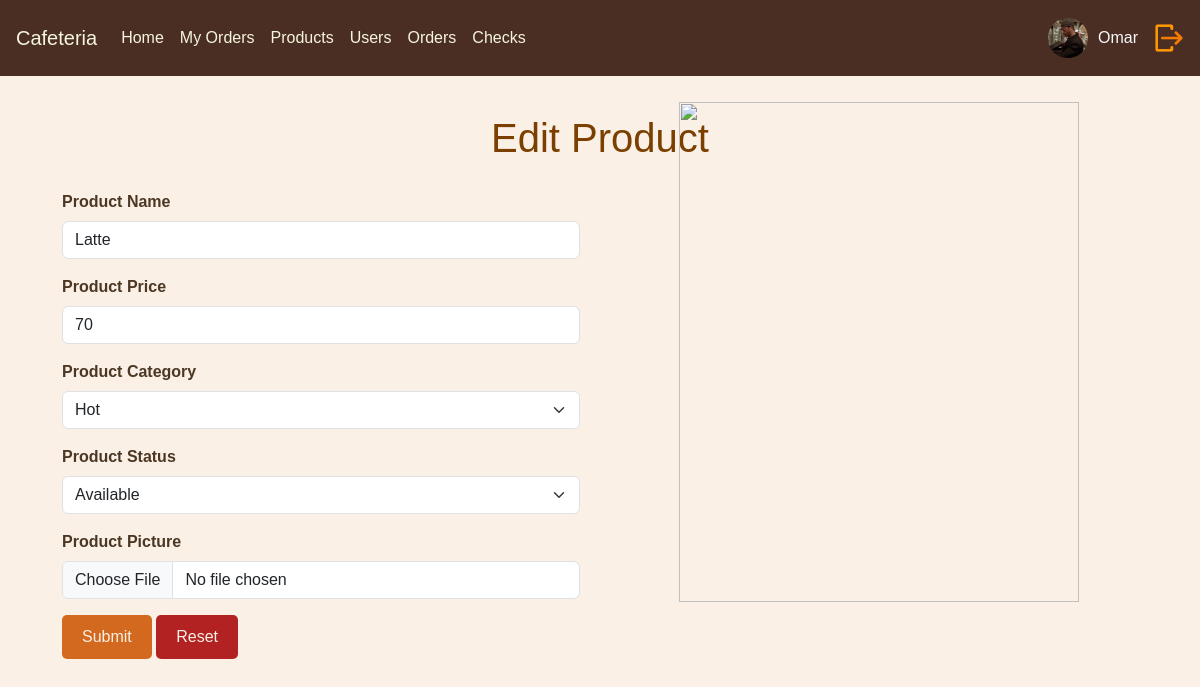
Screenshot of /edit_product.php?id=3 (signed in) with the database file from the repository.
### tables this page shows
CREATE TABLE `users` (
  `id` int(11) NOT NULL,
  `name` text NOT NULL,
  `email` varchar(100) NOT NULL,
  `password` varchar(100) NOT NULL,
  `room_id` int(11) NOT NULL,
  `ext` int(11) NOT NULL,
  `image` text NOT NULL,
  `perm_id` int(11) NOT NULL
);

CREATE TABLE `products` (
  `id` int(11) NOT NULL,
  `name` text NOT NULL,
  `price` int(11) NOT NULL,
  `categ_id` int(11) NOT NULL,
  `image` varchar(200) NOT NULL,
  `status` int(11) NOT NULL
);

CREATE TABLE `categories` (
  `id` int(11) NOT NULL,
  `name` text NOT NULL
);

CREATE TABLE `product_status` (
  `id` int(11) NOT NULL,
  `name` text NOT NULL
);

### functions/db_class.php (called while the page is built, shortened)
<?php
class Database
{
    private $conn;
    public function connect($host, $username, $password, $dbname)
    {
        $dsn = "mysql:host=$host;dbname=$dbname;charset=utf8mb4";
        try {
            $this->conn = new PDO($dsn, $username, $password);
            $this->conn->setAttribute(PDO::ATTR_ERRMODE, PDO::ERRMODE_EXCEPTION);
        } catch (PDOException $e) {
            echo "Connection failed: " . $e->getMessage();
        }
    }
    public function select($table)
    {
        $sql = "SELECT * FROM $table";
        $stmt = $this->conn->prepare($sql);
        $stmt->execute();
        return $stmt->fetchAll(PDO::FETCH_ASSOC);
    }
    public function getRow($table, $field, $value)
    {
        $sql = "SELECT * FROM $table WHERE $field = ?";
        $stmt = $this->conn->prepare($sql);
        $stmt->execute([$value]);
        return $stmt->fetch(PDO::FETCH_ASSOC);
    }
}

### edit_product.php (the view, shortened to what this page needs)
<!DOCTYPE html>
<html lang="en">
<head>
  <link rel="stylesheet" href="css/bootstrap.min.css" />
  <link rel="stylesheet" href="css/styles.css" />
  <link rel="stylesheet" href="css/header.css">
</head>
<body>
  <?php
  include 'design/header.php';
  $table = 'products';
  $field = 'id';
  $id = $_GET['id'];
  $data = $db->getRow($table, $field, $id);
  ?>
  <main class="container p-4">
    <h1>Edit Product</h1>
    <div class="row">
      <div class="col-12 col-lg-6">
        <form class="w-100 p-2" action="functions/update_product.php" method="post" enctype="multipart/form-data">
          <div class="mb-3">
            <label for="product" class="form-label">Product Name</label>
            <input
              id="product_name"
              value="<?php echo $data['name'] ?>"
              name="name"
              type="text"
              class="form-control myInput"
              id="product"
              placeholder="Enter your product name" />
          </div>
          <div class="mb-3">
            <label for="price" class="form-label">Product Price</label>
            <input
              id="product_price"
              value="<?php echo $data['price']; ?>"
              name="price"
              type="number"
              min="1"
              class="form-control myInput"
              id="price"
              placeholder="Enter your product price" />
          </div>
          <div class="mb-3">
            <label for="category" class="form-label">Product Category</label>
            <select
              id="product_category"
              class="form-select myInput"
              id="category"
              name="category">
              <?php
              $table = 'categories';
              $cat = $db->select($table);
              foreach ($cat as $categ) {
              ?>
                <option <?php if ($data['categ_id'] == $categ['id']) {
                          echo "selected";
                        } ?> value="<?php echo $categ['id'] ?>"><?php echo $categ['name'] ?></option>
              <?php } ?>
            </select>
          </div>
          <div class="mb-3">
            <label for="category" class="form-label">Product Status</label>
            <select
              id="product_category"
              class="form-select myInput"
              id="category"
              name="status">
              <?php
              $table = 'product_status';
              $p_s = $db->select($table);
              foreach ($p_s as $status) {
              ?>
                <option <?php if ($data['status'] == $status['id']) {
                          echo "selected";
                        } ?> value="<?php echo $status['id'] ?>"><?php echo $status['name'] ?></option>
              <?php } ?>
            </select>
          </div>
          <div class="mb-3">
            <label for="pic" class="form-label">Product Picture</label>
            <input
              id="product_pic"
              name="img"
              type="file"
              class="form-control myInput"
              id="pic"
              placeholder="Enter your product price" />
          </div>
          <div class="mb-3">
            <input type="submit" class="btn edit">
            <button type="reset" id="reset_button" class="btn btn-danger">
              Reset
            </button>
          </div>
        </form>
      </div>
      <div class="col-12 col-lg-6 d-none d-lg-flex justify-content-center">
        <img
          src="images/addproduct.png"
          style="object-fit: fill"
          id="product_img"
          class="img-fluid"
          alt="" />
      </div>
    </div>
  </main>
</body>
</html>

### design/header.php (shortened to what this page needs)
<?php
require "functions/connect.php";
require "functions/db_class.php";
if (isset($_SESSION['login'])) {
    $db = new Database();
    $db->connect($db_host, $db_user, $db_pass, $db_name);
    $table = 'users';
    $field = 'id';
    $id = $_SESSION['id'];
    $data = $db->getRow($table, $field, $id);
} else {
    session_destroy();
    header("Location: login.php");
}
?>
<header>
    <nav class="navbar navbar-expand-lg navbar-dark">
        <a class="navbar-brand mx-3" href="home.php">Cafeteria</a>
        <div class="collapse navbar-collapse" id="navbarNav">
            <ul class="navbar-nav mr-auto">
                <li class="nav-item"><a class="nav-link" href="home.php">Home</a></li>
                <li class="nav-item"><a class="nav-link" href="my_orders.php">My Orders</a></li>
                <li <?php if($data['perm_id'] == 1){echo "hidden";} ?> class="nav-item"><a class="nav-link" href="allProducts.php">Products</a></li>
                <li <?php if($data['perm_id'] == 1){echo "hidden";} ?> class="nav-item"><a class="nav-link" href="allUsers.php">Users</a></li>
                <li <?php if($data['perm_id'] == 1){echo "hidden";} ?> class="nav-item"><a class="nav-link" href="orders.php"> Orders</a></li>
                <li <?php if($data['perm_id'] == 1){echo "hidden";} ?> class="nav-item"><a class="nav-link" href="Checks.php">Checks</a></li>
            </ul>
            <div class="navbar-nav ml-auto">
                <div class="d-flex align-items-center">
                    <img src="<?php echo $data['image'] ?>" alt="User Photo" class="rounded-circle" width="40" height="40">
                    <span class="ml-2 text-light"><?php echo $data['name']; ?></span>
                    <a class="  mx-3 " href="functions/logout.php"><img class="logout" src="images/logout.png" alt=""></a>
                </div>
            </div>
        </div>
    </nav>
</header>

### css/styles.css (style rules this page uses)
body { margin: 0; padding: 0; font-family: Arial, sans-serif; background-color: white; display: flex; justify-content: center; align-items: center; height: 100vh; background-color: #faf0e6 !important; }
.form-label { display: block; font-weight: bold; margin-bottom: 7px; color: #4b3723; font-size: 16px; }
#product_img { width:400px; height: 500px; margin-top: -80px; }
h1 { margin-top: 0; font-size: 32; text-decoration: solid; color: #4b3723; text-align: center; margin-bottom: 20px; }
.btn.edit { background-color: #d2691e; }

### css/header.css (style rules this page uses)
body { position: relative; padding-top: 90px !important; padding-bottom: 90px !important; background-color: #faf0e6; }
header { background-color: #4b2e23; color: #f5f5dc; padding: 10px 0; position: fixed; top: 0; width: 100%; z-index: 1000; }
.navbar-nav .nav-link { color: #f5f5dc !important; }
.navbar-nav.ml-auto { margin-left: auto; }
.navbar-nav .d-flex { align-items: center; }
.navbar-nav img { vertical-align: middle; }
.navbar-nav span { margin-left: 10px; font-size: 1rem; }
.navbar-dark .navbar-brand { color: #f5f5dc; }
.btn { background-color: #ab4646; color: #faf0e6; border: none; padding: 10px 20px; border-radius: 5px; cursor: pointer; }
h1, h2, h3, .h1, .h2, .h3 { color: #7b3f00 !important; }
.btn-danger { background-color: #b22222; }
.btn.edit { background-color: #d2691e; }
.logout { width: 30px; height: 30px; }

### edit_product.php (style rules this page uses)
body { height: auto; padding-top: 80px; }

### rows the page displays
users: image (picture), name "Omar"
products: name "Latte", price "70", category "Hot", status "Available"
